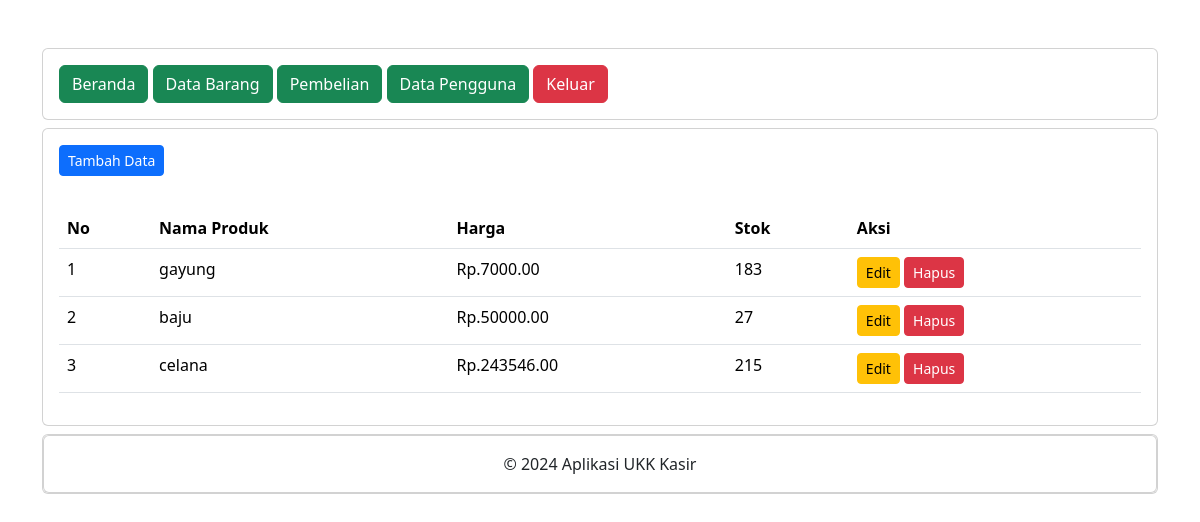
Page /administrator/data_barang.php (signed in) on the committed database.
### tables this page shows
CREATE TABLE `produk` (
  `produk_id` int(11) NOT NULL,
  `nama_produk` varchar(255) NOT NULL,
  `harga` decimal(10,2) NOT NULL,
  `stok` int(11) NOT NULL
);

### administrator/data_barang.php (the view, shortened to what this page needs)
<?php
include "header.php";
include "navbar.php";
?>
<div class="card mt-2">
    <div class="card-body">
        <button type="button" class="btn btn-primary btn-sm" data-bs-toggle="modal" data-bs-target="#tambah-data">
            Tambah Data
        </button>
    </div>
    <div class="card-body">
    <table class="table">
        <thead>
            <tr>
                <th>No</th>
                <th>Nama Produk</th>
                <th>Harga</th>
                <th>Stok</th>
                <th>Aksi</th>
            </tr>
        </thead>
        <tbody>
            <?php
            include '../koneksi.php';
            $no = 1;
            $data = mysqli_query($koneksi, "select * from produk");
            while($d = mysqli_fetch_array($data)){
                ?>
                <tr>
                    <td><?php echo $no++; ?></td>
                    <td><?php echo $d['nama_produk']; ?></td>
                    <td>Rp.<?php echo $d['harga']; ?></td>
                    <td><?php echo $d['stok']; ?></td>
                    <td>
                    <button type="button" class="btn btn-warning btn-sm" data-bs-toggle="modal" data-bs-target="#edit-data<?php echo $d['produk_id'];?>">
                     Edit
                    </button>
                    <button type="button" class="btn btn-danger btn-sm" data-bs-toggle="modal" data-bs-target="#hapus-data<?php echo $d['produk_id'];?>">
                     Hapus
                    </button>
                    </td>
                </tr>
          <?php  } ?>
        </tbody>
    </table>
    </div>
</div>
    <?php
    include "footer.php";
    ?>

### rows in the picture
produk: nama_produk "gayung", harga "7000.00", stok "183"
produk: nama_produk "baju", harga "50000.00", stok "27"
produk: nama_produk "celana", harga "243546.00", stok "215"
